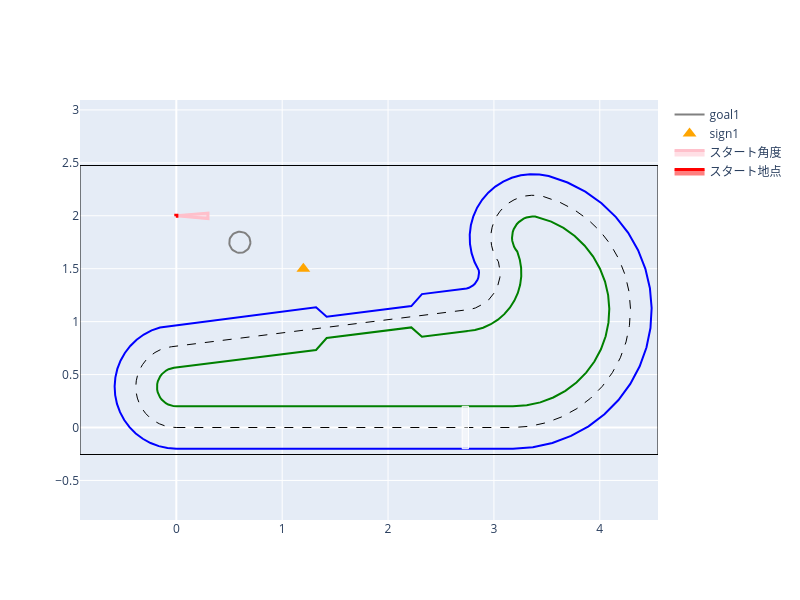

Write notebook code for a chart like this one.
### Markdown cell above
# チュートリアル2

ロボットを回転させて標識(標識名はsign1)が正面にくる位置で止まってから、直進して標識までのちょうど半分の距離まで進んで止まろう。
標識は開始時点でカメラの視界内に必ずあるよ。

## 取り組み方
1. 使える命令を理解する
    - move,rotate,waitはチュートリアル1と同じ。searchが追加。
2. 下のセルを実行して、ロボットの限界速度や、ロボットが存在する初期位置やチェックポイント（goal）を把握する
3. ２つ下のセル内にプログラムを書き実行して結果を見る

|使える命令|意味|指定できる値|使い方|
|--|--|--|--|
|move|一定速度で前に進む|v=速度[m/秒]|move(v=0.2)|
|move|一定時間だけ一定速度で前に進む|v=速度[m/秒], t=時間[秒]|move(v=0.2, t=1.0)|
|rotate|一定速度で回転する。w>0は左回転。w<0は右回転|w=回転速度[度/秒]|rotate(w=90)|
|rotate|一定時間だけ一定速度で回転する。w>0は左回転。w<0は右回転|w=回転速度[度/秒], t=時間[秒]|rotate(w=90, t=1.0)|
|wait|直前の命令が終わるまで待つ|-|wait()|
|search|標識を見つける（複数見つかった場合は、最も近いもの）|-|pos = search()|
|search|特定の標識を見つける（複数見つかった場合は、最も近いもの）|name = "標識名"|pos = search(name="sign1")|

- pos = search() が返す値には下記が含まれる
  - pos.x: 見つけた標識の前方位置[m]　※前方が正
  - pos.y: 見つけた標識の左右位置[m]　※左側が正、右側は負
  - pos.r: 見つけた標識への距離[m]
  - pos.theta: 見つけた標識の角度[度]　※左側が正、右側は負
  - pos.name: 見つけた標識の標識名

![座標系](search.png)

## 注意点
- スタート時の向きはランダムに最大5度ほどずれる

### Code cell
class Tutorial2Base(MissionBase):
    def __init__(self):
        super().__init__(type_b_circuit, t_max=20)
        self.goals = [
            GoalCircle((0.6, 1.75), 0.1, should_stop=True),
        ]
        self.initial_xy = (0.0, 2.0)
        self.random_d_yaw_deg = 5
        self.set_signs(
            [
                Sign(x=1.1, y=1.6, name="sign1"),
            ]
        )


print("最大速度", prop.max_velocity, "m/秒")
print("最大回転速度", prop.max_rotate_deg, "度/秒")
MissionDrawer(Tutorial2Base()).show()
